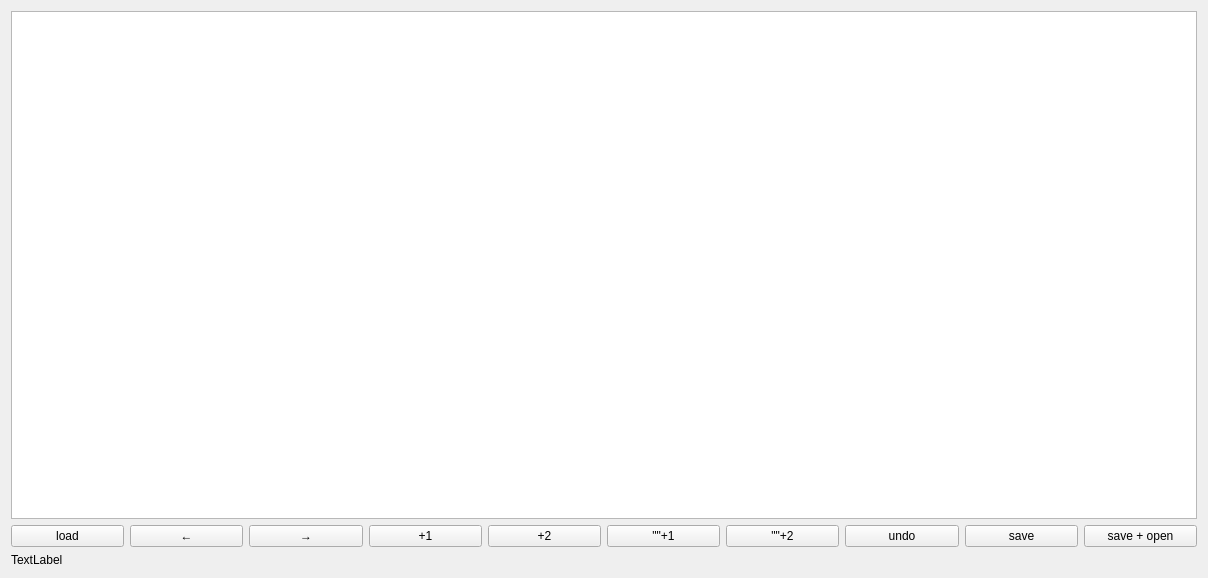
<?xml version="1.0" encoding="UTF-8"?>
<ui version="4.0">
 <class>Form</class>
 <widget class="QWidget" name="Form">
  <property name="geometry">
   <rect>
    <x>0</x>
    <y>0</y>
    <width>1208</width>
    <height>578</height>
   </rect>
  </property>
  <property name="windowTitle">
   <string>Form</string>
  </property>
  <layout class="QVBoxLayout" name="verticalLayout">
   <item>
    <widget class="QListView" name="listView"/>
   </item>
   <item>
    <layout class="QHBoxLayout" name="horizontalLayout">
     <item>
      <widget class="QPushButton" name="pushButton">
       <property name="text">
        <string>load</string>
       </property>
      </widget>
     </item>
     <item>
      <widget class="QPushButton" name="pushButton_4">
       <property name="text">
        <string>←</string>
       </property>
      </widget>
     </item>
     <item>
      <widget class="QPushButton" name="pushButton_3">
       <property name="text">
        <string>→</string>
       </property>
      </widget>
     </item>
     <item>
      <widget class="QPushButton" name="pushButton_5">
       <property name="text">
        <string>+1</string>
       </property>
      </widget>
     </item>
     <item>
      <widget class="QPushButton" name="pushButton_2">
       <property name="text">
        <string>+2</string>
       </property>
      </widget>
     </item>
     <item>
      <widget class="QPushButton" name="pushButton_10">
       <property name="text">
        <string>&quot;&quot;+1</string>
       </property>
      </widget>
     </item>
     <item>
      <widget class="QPushButton" name="pushButton_9">
       <property name="text">
        <string>&quot;&quot;+2</string>
       </property>
      </widget>
     </item>
     <item>
      <widget class="QPushButton" name="pushButton_7">
       <property name="text">
        <string>undo</string>
       </property>
      </widget>
     </item>
     <item>
      <widget class="QPushButton" name="pushButton_6">
       <property name="text">
        <string>save</string>
       </property>
      </widget>
     </item>
     <item>
      <widget class="QPushButton" name="pushButton_8">
       <property name="text">
        <string>save + open</string>
       </property>
      </widget>
     </item>
    </layout>
   </item>
   <item>
    <widget class="QLabel" name="label">
     <property name="text">
      <string>TextLabel</string>
     </property>
    </widget>
   </item>
  </layout>
 </widget>
 <resources/>
 <connections/>
</ui>
